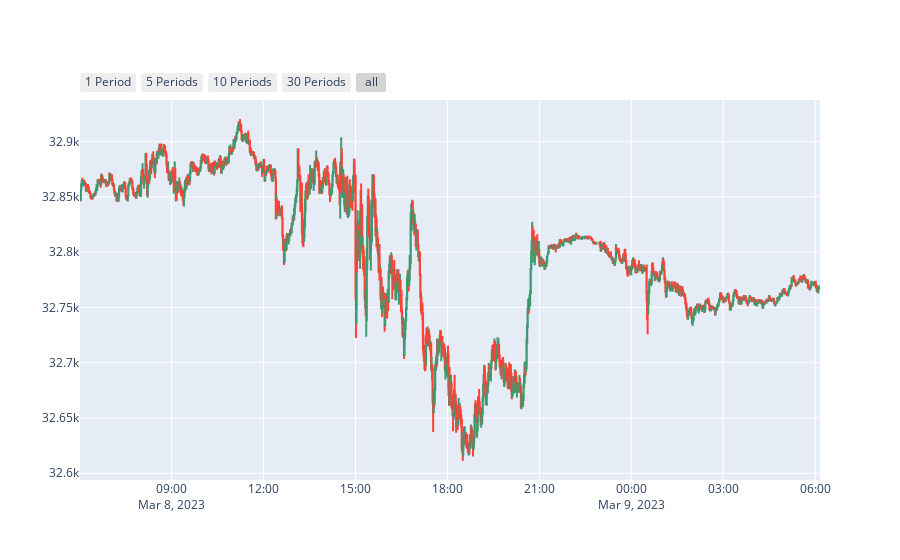

The cell this chart's notebook holds for it:
### Code cell
# Define a figure
# Charts work better with minute data

chart = go.Figure()

# add a trace for a Candlestick graph
chart.add_trace(go.Candlestick())

# Map each column to the correct value from the downloaded data
chart.add_trace(go.Candlestick(
    x=chart_data.index,
    open = chart_data['open'], 
    high=chart_data['high'], 
    low=chart_data['low'], 
    close=chart_data['close'], 
    name = 'market data'))


# Include shortcut buttons
chart.update_xaxes( rangeslider_visible=False, rangeselector=dict(
    buttons=list([
        dict(count=1, label='1 Period', step="hour", stepmode="backward"),
        dict(count=5, label='5 Periods', step="hour", stepmode="backward"),
        #dict(count=6, label='6 Periods', step="hour", stepmode="backward"),
        dict(count=10, label='10 Periods', step="hour", stepmode="backward"),
        dict(count=30, label='30 Periods', step="hour", stepmode="backward"),
        dict(step="all") 
    ]) 
))
chart.show()

### Figure 1 — Plotly figure (JSON) as saved in the notebook; plotly's stock layout.template omitted (floating-point values rounded to 4 significant figures; data arrays with more than 128 entries replaced by an {"elided": "..."} marker saying what was removed)
{"data": [{"type": "candlestick"}, {"close": {"elided": "1440 float values"}, "high": {"elided": "1440 float values"}, "low": {"elided": "1440 float values"}, "name": "market data", "open": {"elided": "1440 float values"}, "type": "candlestick", "x": {"elided": "1440 str values"}}], "layout": {"xaxis": {"rangeselector": {"buttons": [{"count": 1, "label": "1 Period", "step": "hour", "stepmode": "backward"}, {"count": 5, "label": "5 Periods", "step": "hour", "stepmode": "backward"}, {"count": 10, "label": "10 Periods", "step": "hour", "stepmode": "backward"}, {"count": 30, "label": "30 Periods", "step": "hour", "stepmode": "backward"}, {"step": "all"}]}, "rangeslider": {"visible": false}}}}
